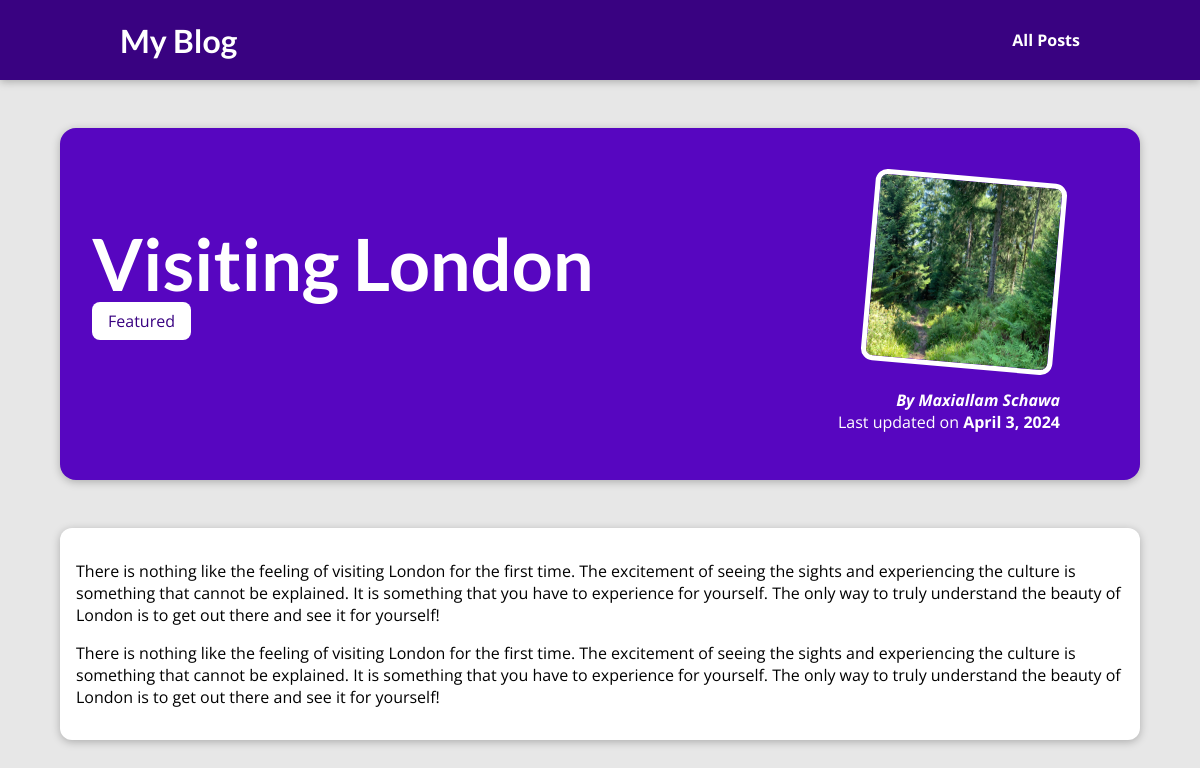
/blog/post/visiting-london/, run on the app's committed database.
### blog/models.py (models this page shows, shortened)
class Post(models.Model):
    title = models.CharField(max_length=150)
    excerpt = models.CharField(max_length=200)
    image_name = models.CharField(max_length=100)
    date = models.DateField(auto_now=True)
    slug = models.SlugField(unique=True, db_index=True)
    content = models.TextField(validators=[MinLengthValidator(10)])
    author = models.ForeignKey(
        Author, on_delete=models.SET_NULL, null=True, related_name='posts')
    tags = models.ManyToManyField(Tag)

class Tag(models.Model):
    caption = models.CharField(max_length=20)

class Author(models.Model):
    first_name = models.CharField(max_length=100)
    last_name = models.CharField(max_length=100)
    email = models.EmailField()
    def full_name(self):
        return f'{self.first_name} {self.last_name}'
    def __str__(self):
        return self.full_name()

### blog/views.py (the view)
# urls.py: path('post/<slug:slug>/', views.post_detail, name='post-detail-page'),
def post_detail(request, slug):
    identified_post = Post.objects.get(slug=slug)
    return render(request, 'blog/post-detail.html', {
        'post': identified_post
    })

### blog/templates/blog/post-detail.html (shortened to what this page needs)
{% extends 'base.html' %}
{% load static %}
{% block css_files %}
    <link rel="stylesheet" href="{% static 'blog/post-detail.css' %}">
{% endblock css_files %}
{% block content %}
    <section id="summary">
        <h2>{{ post.title }}</h2>
        <div>
            {% for tag in post.tags.all %}
                <span class="tag">{{ tag.caption }}</span>
            {% endfor %}
        </div>
        <article>
            <img src="{% static 'blog/images/'|add:post.image_name %}" alt="{{ post.title }}">
            <address>By <a href="mailto:{{ post.author.email }}">{{ post.author }}</a></address>
            <div>
                Last updated on <time>{{ post.date }}</time>
            </div>
        </article>
    </section>
    <main>
        <p>{{ post.content|linebreaks }}</p>
    </main>
{% endblock content %}

### static/app.css (style rules this page uses)
* { box-sizing: border-box; }
html { font-family: 'Open Sans', 'Lato', sans-serif; }
body { margin: 0; }
h1, h2, h3 { font-family: 'Lato', sans-serif; font-weight: bold; }

### blog/static/blog/post-detail.css (style rules this page uses)
body { background-color: #e7e7e7; }
#summary { margin: 8rem auto 3rem auto; padding: 2rem; width: 90%; max-width: 90rem; border-radius: 16px; background-color: #5706c0; position: relative; box-shadow: 0 2px 8px rgba(0, 0, 0, 0.25); height: 22rem; }
#summary h2 { color: white; font-size: 4.5rem; margin-bottom: 0.25rem; }
#summary article { position: absolute; top: 2rem; right: 3rem; padding: 1rem 2rem; border-radius: 12px; text-align: right; color: white; }
#summary article img { width: 12rem; height: 12rem; border-radius: 12px; transform: rotateZ(5deg); border: 5px solid white; margin-bottom: 1rem; }
#summary address { font-weight: bold; }
#summary a { color: white; text-decoration: none; }
#summary time { font-weight: bold; }
main { width: 90%; max-width: 90rem; margin: 3rem auto; background-color: white; padding: 1rem; border-radius: 12px; box-shadow: 0 2px 8px rgba(0, 0, 0, 0.25); }
.tag { background-color: white; color:#390281; padding: 0.5rem 1rem; border-radius: 8px; }

### data on the page
Post: title "Visiting London", image_name (picture), author "Maxiallam Schawa", date "April 3, 2024", content "There is nothing like the feeling of visiting London for the first time. The excitement of seeing the sights and experiencing the culture is something that cannot be explained. It is something that you have to experience for yourself. The only way to truly understand the beauty of London is to get out there and see it for yourself! There is nothing like the feeling of visiting London for the first time. The excitement of seeing the sights and experiencing the culture is something that cannot be explained. It is something that you have to experience for yourself. The only way to truly understand the beauty of London is to get out there and see it for yourself!"
Tag: caption "Featured"
